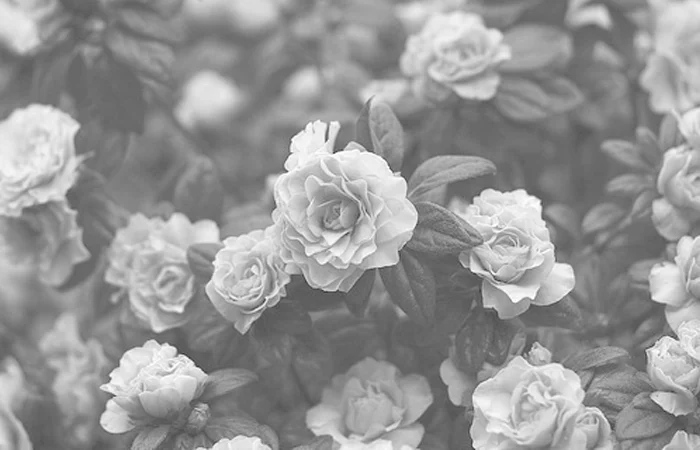
#> input picture InputImg/img1.png, 700 x 450 px; its folder holds 4 pictures in this run
$ python A1.py
#> lines starting #> are read from the running program, lines starting #| are printed output that depends on the picture
import numpy as np
import cv2
from matplotlib import pyplot as plt


def histogram_equalization(image):
    # Calculate the histogram
    hist, bins = np.histogram(image.flatten(), 256, [0, 256])
#> hist = 256 values, max 6459 at index 104, min 0 at index 0, mean 1230.5; bins = 257 values from 0 to 256

    # Calculate the cumulative distribution function (CDF)
    cdf = hist.cumsum()
#> cdf = 256 values from 0 to 315000

    # Use the CDF to map the old pixel values to new ones
    cdf_m = np.ma.masked_equal(cdf, 0)  # Mask zeros
    cdf_m = (cdf_m - cdf_m.min()) * 255 / (cdf_m.max() - cdf_m.min())  # Normalize to [0, 255]
    cdf = np.ma.filled(cdf_m, 0).astype('uint8')  # Fill masked values with zeros and convert to uint8
#> cdf = 256 values from 0 to 255

    image_equalized = cdf[image]
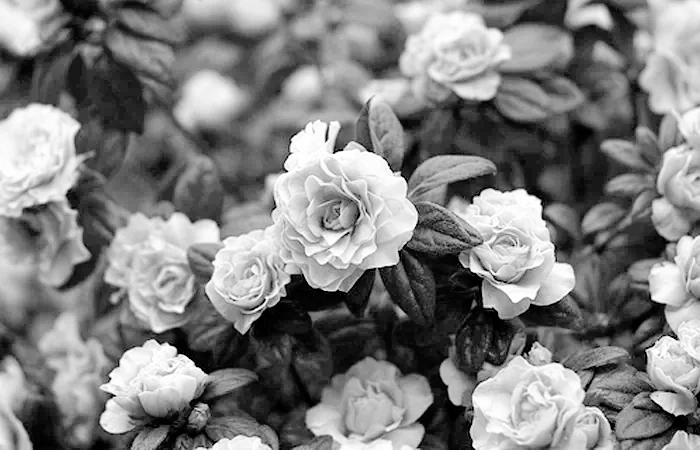
#> image_equalized: shape (450, 700); min 0, max 255, mean 128.3

    return image_equalized


def plot(image_path):
    image = cv2.imread(image_path, cv2.IMREAD_GRAYSCALE)
    image_equalized = histogram_equalization(image)

    plt.figure(figsize=(12, 6))
    plt.subplot(2, 2, 1)
    plt.imshow(image, cmap='gray')
    plt.title('Original Image')
    plt.axis('off')

    plt.subplot(2, 2, 2)
    plt.imshow(image_equalized, cmap='gray')
    plt.title('Equalized Image')
    plt.axis('off')

    plt.tight_layout()

    # Histogram of Original Image
    plt.subplot(2, 2, 3)
    plt.hist(image.flatten(), 256, [0, 256], color='black')
    plt.title('Histogram of Original Image')
    plt.xlabel('Pixel Value')
    plt.ylabel('Frequency')

    # Histogram of Equalized Image
    plt.subplot(2, 2, 4)
    plt.hist(image_equalized.flatten(), 256, [0, 256], color='black')
    plt.title('Histogram of Equalized Image')
    plt.xlabel('Pixel Value')
    plt.ylabel('Frequency')

    plt.tight_layout()
    plt.show()
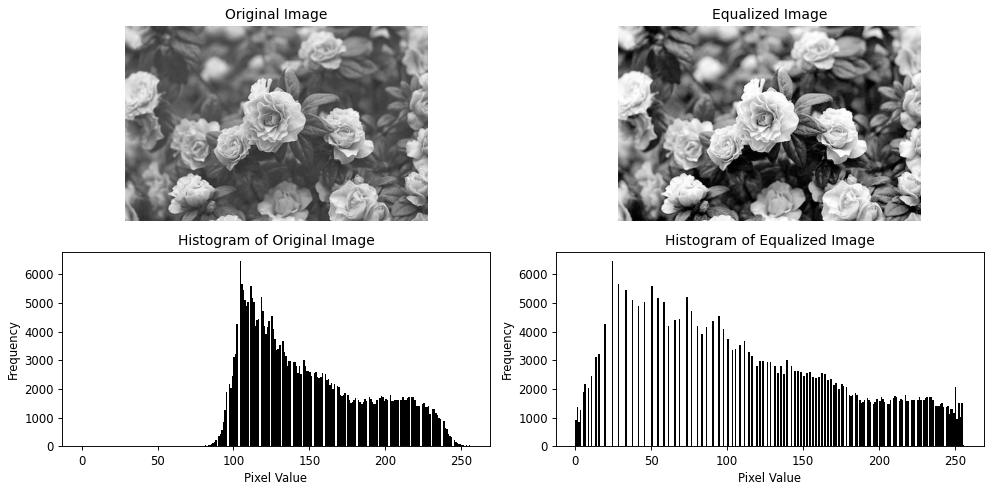
#> figure drawn by matplotlib, 4 panels; panel 3: tallest bar 6459 high, from x = 104 to 105; panel 4: tallest bar 6459 high, from x = 24 to 25


for i in range(1, 3):
    image_path = f'../../InputImg/img{i}.png'
    plot(image_path)
#> pass 2 of the loop `for i in range(1, 3):`:
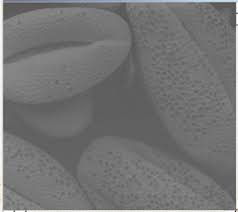
#> input picture InputImg/img2.png, 238 x 212 px
#> image: shape (212, 238)
#> hist = 256 values, max 2444 at index 112, min 0 at index 0, mean 197.1
#> in histogram_equalization (call 2), `cdf = hist.cumsum()`: cdf = 256 values from 0 to 50456
#> in histogram_equalization (call 2), `cdf = np.ma.filled(cdf_m, 0).astype('uint8')`: cdf = 256 values from 0 to 255
#> in histogram_equalization (call 2), `image_equalized = cdf[image]`:
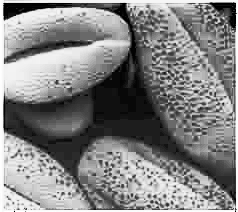
#> image_equalized: shape (212, 238); min 0, max 255, mean 130.7
#> in plot (call 2), `plt.show()`:
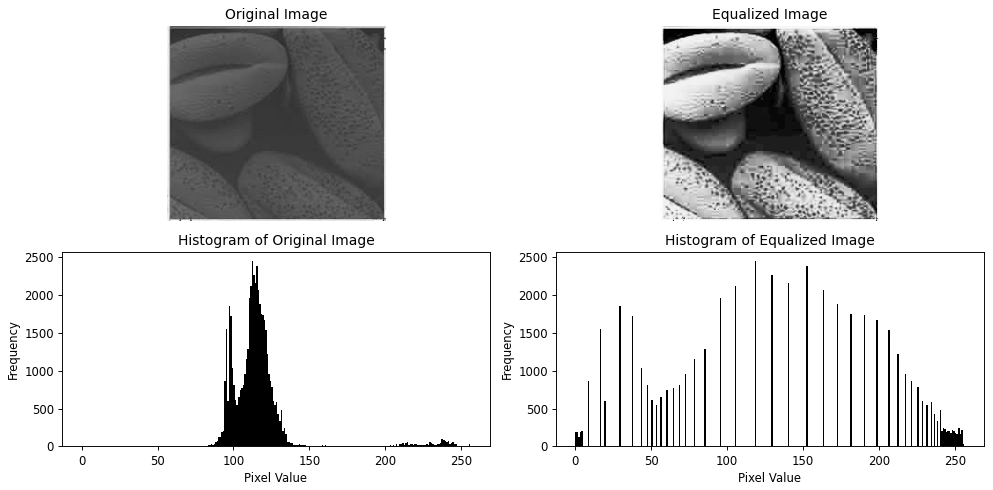
#> figure drawn by matplotlib, 4 panels; panel 3: tallest bar 2444 high, from x = 112 to 113; panel 4: tallest bar 2444 high, from x = 118 to 119
